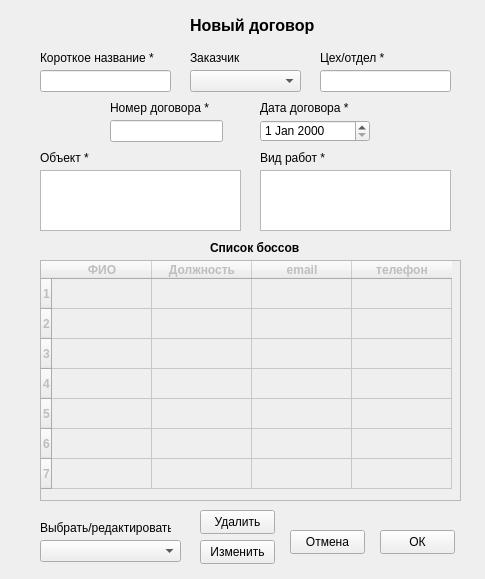
<?xml version="1.0" encoding="UTF-8"?>
<ui version="4.0">
 <class>widget</class>
 <widget class="QWidget" name="widget">
  <property name="geometry">
   <rect>
    <x>0</x>
    <y>0</y>
    <width>485</width>
    <height>579</height>
   </rect>
  </property>
  <property name="windowTitle">
   <string>Добавить заказчика</string>
  </property>
  <widget class="QLabel" name="label">
   <property name="geometry">
    <rect>
     <x>190</x>
     <y>10</y>
     <width>171</width>
     <height>31</height>
    </rect>
   </property>
   <property name="font">
    <font>
     <pointsize>12</pointsize>
     <bold>true</bold>
    </font>
   </property>
   <property name="text">
    <string>Новый договор</string>
   </property>
  </widget>
  <widget class="QLabel" name="label_2">
   <property name="geometry">
    <rect>
     <x>40</x>
     <y>50</y>
     <width>121</width>
     <height>16</height>
    </rect>
   </property>
   <property name="text">
    <string>Короткое название *</string>
   </property>
  </widget>
  <widget class="QLineEdit" name="name">
   <property name="geometry">
    <rect>
     <x>40</x>
     <y>70</y>
     <width>131</width>
     <height>22</height>
    </rect>
   </property>
  </widget>
  <widget class="QLabel" name="label_3">
   <property name="geometry">
    <rect>
     <x>190</x>
     <y>50</y>
     <width>81</width>
     <height>16</height>
    </rect>
   </property>
   <property name="text">
    <string>Заказчик</string>
   </property>
  </widget>
  <widget class="QTextEdit" name="object">
   <property name="geometry">
    <rect>
     <x>40</x>
     <y>170</y>
     <width>201</width>
     <height>61</height>
    </rect>
   </property>
  </widget>
  <widget class="QLabel" name="label_4">
   <property name="geometry">
    <rect>
     <x>40</x>
     <y>150</y>
     <width>49</width>
     <height>16</height>
    </rect>
   </property>
   <property name="text">
    <string>Объект *</string>
   </property>
  </widget>
  <widget class="QTextEdit" name="work">
   <property name="geometry">
    <rect>
     <x>260</x>
     <y>170</y>
     <width>191</width>
     <height>61</height>
    </rect>
   </property>
  </widget>
  <widget class="QLabel" name="label_5">
   <property name="geometry">
    <rect>
     <x>260</x>
     <y>150</y>
     <width>111</width>
     <height>16</height>
    </rect>
   </property>
   <property name="text">
    <string>Вид работ *</string>
   </property>
  </widget>
  <widget class="QLineEdit" name="part">
   <property name="geometry">
    <rect>
     <x>320</x>
     <y>70</y>
     <width>131</width>
     <height>22</height>
    </rect>
   </property>
  </widget>
  <widget class="QLabel" name="label_6">
   <property name="geometry">
    <rect>
     <x>320</x>
     <y>50</y>
     <width>91</width>
     <height>16</height>
    </rect>
   </property>
   <property name="text">
    <string>Цех/отдел *</string>
   </property>
  </widget>
  <widget class="QLabel" name="label_7">
   <property name="enabled">
    <bool>true</bool>
   </property>
   <property name="geometry">
    <rect>
     <x>210</x>
     <y>240</y>
     <width>101</width>
     <height>16</height>
    </rect>
   </property>
   <property name="font">
    <font>
     <bold>true</bold>
    </font>
   </property>
   <property name="text">
    <string>Список боссов</string>
   </property>
  </widget>
  <widget class="QTableWidget" name="bosses">
   <property name="enabled">
    <bool>false</bool>
   </property>
   <property name="geometry">
    <rect>
     <x>40</x>
     <y>260</y>
     <width>421</width>
     <height>241</height>
    </rect>
   </property>
   <property name="font">
    <font>
     <bold>true</bold>
    </font>
   </property>
   <row>
    <property name="text">
     <string>1</string>
    </property>
   </row>
   <row>
    <property name="text">
     <string>2</string>
    </property>
   </row>
   <row>
    <property name="text">
     <string>3</string>
    </property>
   </row>
   <row>
    <property name="text">
     <string>4</string>
    </property>
   </row>
   <row>
    <property name="text">
     <string>5</string>
    </property>
   </row>
   <row>
    <property name="text">
     <string>6</string>
    </property>
   </row>
   <row>
    <property name="text">
     <string>7</string>
    </property>
   </row>
   <column>
    <property name="text">
     <string>ФИО</string>
    </property>
   </column>
   <column>
    <property name="text">
     <string>Должность</string>
    </property>
   </column>
   <column>
    <property name="text">
     <string>email</string>
    </property>
   </column>
   <column>
    <property name="text">
     <string>телефон</string>
    </property>
   </column>
  </widget>
  <widget class="QPushButton" name="b_cancel">
   <property name="geometry">
    <rect>
     <x>290</x>
     <y>530</y>
     <width>75</width>
     <height>24</height>
    </rect>
   </property>
   <property name="text">
    <string>Отмена</string>
   </property>
  </widget>
  <widget class="QPushButton" name="b_ok">
   <property name="geometry">
    <rect>
     <x>380</x>
     <y>530</y>
     <width>75</width>
     <height>24</height>
    </rect>
   </property>
   <property name="text">
    <string>ОК</string>
   </property>
  </widget>
  <widget class="QLineEdit" name="number">
   <property name="geometry">
    <rect>
     <x>110</x>
     <y>120</y>
     <width>113</width>
     <height>22</height>
    </rect>
   </property>
  </widget>
  <widget class="QLabel" name="label_8">
   <property name="geometry">
    <rect>
     <x>110</x>
     <y>100</y>
     <width>101</width>
     <height>16</height>
    </rect>
   </property>
   <property name="text">
    <string>Номер договора *</string>
   </property>
  </widget>
  <widget class="QDateEdit" name="date">
   <property name="geometry">
    <rect>
     <x>260</x>
     <y>120</y>
     <width>110</width>
     <height>22</height>
    </rect>
   </property>
  </widget>
  <widget class="QLabel" name="label_9">
   <property name="geometry">
    <rect>
     <x>260</x>
     <y>100</y>
     <width>101</width>
     <height>16</height>
    </rect>
   </property>
   <property name="text">
    <string>Дата договора *</string>
   </property>
  </widget>
  <widget class="QComboBox" name="cb_chouse">
   <property name="geometry">
    <rect>
     <x>40</x>
     <y>540</y>
     <width>141</width>
     <height>22</height>
    </rect>
   </property>
  </widget>
  <widget class="QLabel" name="label_10">
   <property name="geometry">
    <rect>
     <x>40</x>
     <y>520</y>
     <width>131</width>
     <height>16</height>
    </rect>
   </property>
   <property name="text">
    <string>Выбрать/редактировать</string>
   </property>
  </widget>
  <widget class="QComboBox" name="cb_comp">
   <property name="geometry">
    <rect>
     <x>190</x>
     <y>70</y>
     <width>111</width>
     <height>22</height>
    </rect>
   </property>
  </widget>
  <widget class="QPushButton" name="b_change">
   <property name="geometry">
    <rect>
     <x>200</x>
     <y>540</y>
     <width>75</width>
     <height>24</height>
    </rect>
   </property>
   <property name="text">
    <string>Изменить</string>
   </property>
  </widget>
  <widget class="QPushButton" name="b_del">
   <property name="geometry">
    <rect>
     <x>200</x>
     <y>510</y>
     <width>75</width>
     <height>24</height>
    </rect>
   </property>
   <property name="text">
    <string>Удалить</string>
   </property>
  </widget>
 </widget>
 <resources/>
 <connections/>
</ui>
